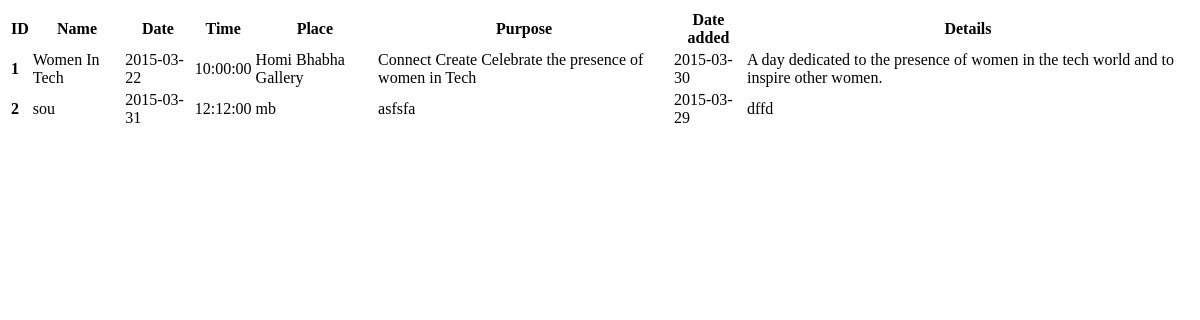
/event_user/view_event.php, run on an earlier commit of the app's database.
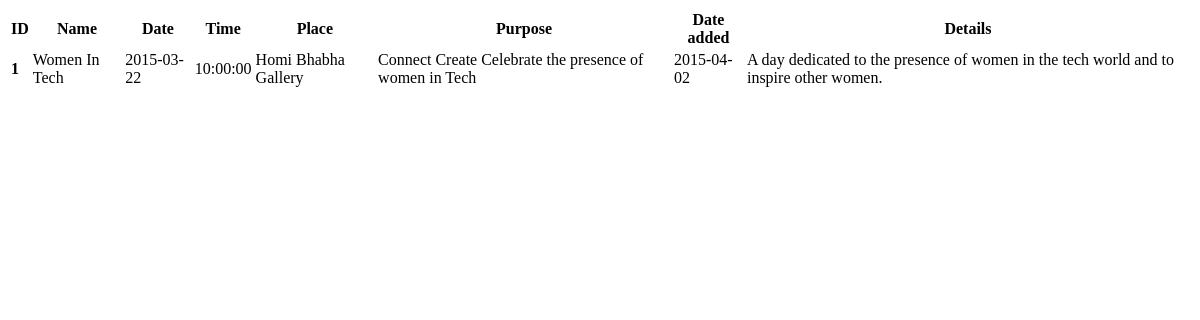
And on a later commit of the database.
### tables this page shows
CREATE TABLE IF NOT EXISTS `events` (
  `id` int(11) NOT NULL AUTO_INCREMENT,
  `club_id` int(11) NOT NULL,
  `name` varchar(20) NOT NULL,
  `date` date NOT NULL,
  `time` time NOT NULL,
  `place` varchar(25) NOT NULL,
  `purpose` varchar(100) NOT NULL,
  `date_added` date NOT NULL,
  `details` varchar(100) NOT NULL,
  PRIMARY KEY (`id`)
);

### event_user/view_event.php (the view)
<?php
include('sql_con.php');
	$q1 = "select * from events";
	$r1 = mysqli_query($mysqli,$q1) or die("query error");
	echo "<html><body><div class='paddl'>";
	echo "<table class='hoverable centered'><thead><tr><th>ID</th><th>Name</th><th>Date</th><th>Time</th><th>Place</th><th>Purpose</th><th>Date added</th><th>Details</th></tr></thead><tbody>";
	while($row = mysqli_fetch_array($r1)) {
		echo "<tr>";
			echo "<td><b>$row[0]</b></td>";
			echo "<td>$row[2]</td>";
			echo "<td>$row[3]</td>";
			echo "<td>$row[4]</td>";
			echo "<td>$row[5]</td>";
			echo "<td>$row[6]</td>";
			echo "<td>$row[7]</td>";
			echo "<td>$row[8]</td>";
		echo "</tr>";
	}
	echo "</tbody></table></div></body></html>";
?>

What changed in the data, as far as the page shows it:
removed events: id "2", name "sou", date "2015-03-31", time "12:12:00", place "mb", purpose "asfsfa", date_added "2015-03-29", details "dffd"
changed events "Women In Tech": date_added "2015-03-30" → "2015-04-02"
